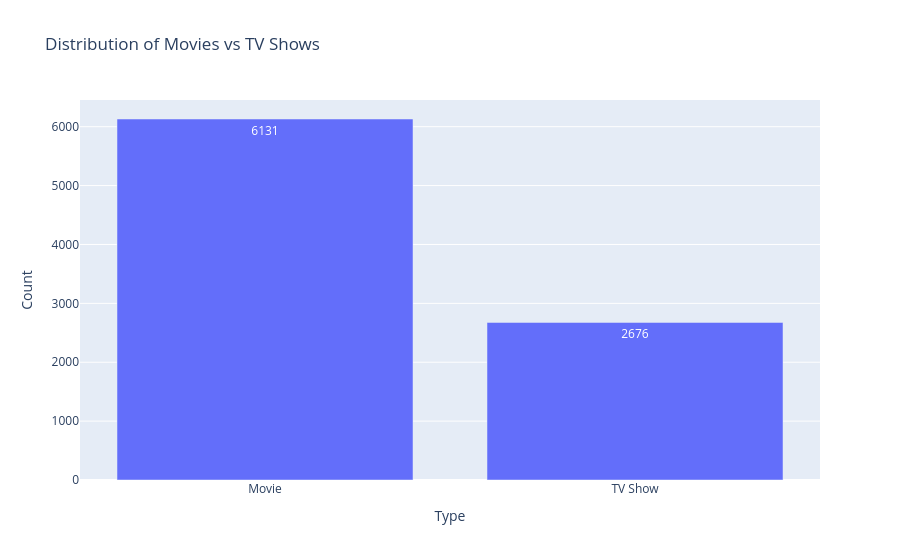

Notebook code for this chart:
### Code cell
type_counts_df = df["type"].value_counts().reset_index()
type_counts_df.columns = ["Type", "Count"]

fig = px.bar(
    type_counts_df,
    x="Type",
    y="Count",
    text="Count",
    title="Distribution of Movies vs TV Shows"
)

fig.show()

### Figure 1 — Plotly figure (JSON) as saved in the notebook; plotly's stock layout.template omitted (floating-point values rounded to 4 significant figures)
{"data": [{"hovertemplate": "Type=%{x}<br>Count=%{text}<extra></extra>", "legendgroup": "", "marker": {"color": "#636efa", "pattern": {"shape": ""}}, "name": "", "orientation": "v", "showlegend": false, "text": [6131.0, 2676.0], "textposition": "auto", "type": "bar", "x": ["Movie", "TV Show"], "xaxis": "x", "y": [6131, 2676], "yaxis": "y"}], "layout": {"barmode": "relative", "legend": {"tracegroupgap": 0}, "title": {"text": "Distribution of Movies vs TV Shows"}, "xaxis": {"anchor": "y", "domain": [0, 1], "title": {"text": "Type"}}, "yaxis": {"anchor": "x", "domain": [0, 1], "title": {"text": "Count"}}}}
